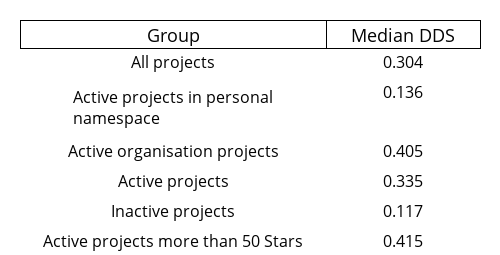

Notebook code for this chart:
### Code cell
df_personal_projects = df_active[df_active["organization"].isna()]
df_organization_projects = df_active[df_active["organization"].notna()]
df_inactive = df_raw[(df_raw["project_active"] == False)]
df_top_stargazers = df_active[(df_active["stargazers_count"] > 100)]

fig = go.Figure(
    data=[
        go.Table(
            columnwidth=[100, 50],
            header=dict(
                values=["Group", "Median DDS"],
                line_color="#000000",
                fill_color="#ffffff",
                font_size=18,
            ),
            cells=dict(
                line_color="#ffffff",
                fill_color="#ffffff",
                font_size=16,
                height=30,
                values=[
                    [
                        "All projects",
                        "Active projects in personal namespace",
                        "Active organisation projects",
                        "Active projects",
                        "Inactive projects",
                        "Active projects more than 50 Stars",
                        "Projects with most contributors",
                    ],
                    [
                        round(df_raw["development_distribution_score"].median(), 3),
                        round(
                            df_personal_projects[
                                "development_distribution_score"
                            ].median(),
                            3,
                        ),
                        round(
                            df_organization_projects[
                                "development_distribution_score"
                            ].median(),
                            3,
                        ),
                        round(df_active["development_distribution_score"].median(), 3),
                        round(
                            df_inactive["development_distribution_score"].median(), 3
                        ),
                        round(
                            df_top_stargazers[
                                "development_distribution_score"
                            ].median(),
                            3,
                        ),
                        round(
                            df_active.nlargest(50, "contributors")[
                                "development_distribution_score"
                            ].median(),
                            3,
                        ),
                    ],
                ],
            ),
        )
    ]
)

fig.update_layout(width=500, height=255)
fig["layout"].update(margin=dict(l=20, r=20, b=0, t=20))

fig.show()

### Figure 1 — Plotly figure (JSON) as saved in the notebook; plotly's stock layout.template omitted (floating-point values rounded to 4 significant figures)
{"data": [{"cells": {"fill": {"color": "#ffffff"}, "font": {"size": 16}, "height": 30, "line": {"color": "#ffffff"}, "values": [["All projects", "Active projects in personal namespace", "Active organisation projects", "Active projects", "Inactive projects", "Active projects more than 50 Stars", "Projects with most contributors"], [0.304, 0.136, 0.405, 0.335, 0.117, 0.415, 0.688]]}, "columnwidth": [100, 50], "header": {"fill": {"color": "#ffffff"}, "font": {"size": 18}, "line": {"color": "#000000"}, "values": ["Group", "Median DDS"]}, "type": "table"}], "layout": {"height": 255, "margin": {"b": 0, "l": 20, "r": 20, "t": 20}, "width": 500}}
